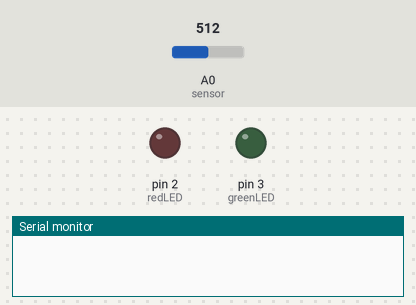
Bench run of a sketch on a simulated Arduino Uno, built with avr-gcc and run on an emulated ATmega328P. Shown: output pins drawn as LEDs (lit = HIGH), the last lines printed to the serial monitor. The test bench sets the inputs (shaded band); at power-on: A0 (sensor) = 512. Pins used as bus, display or sensor lines are not drawn.

Above: at 1.2 s.
1.3 s: A0 (sensor) set to 783
2.8 s: A0 (sensor) set to 809
At 4.0 s:
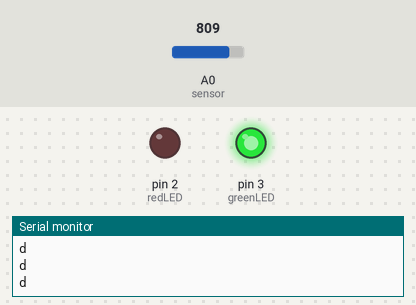
4.3 s: A0 (sensor) set to 316
5.8 s: A0 (sensor) set to 285
At 6.5 s:
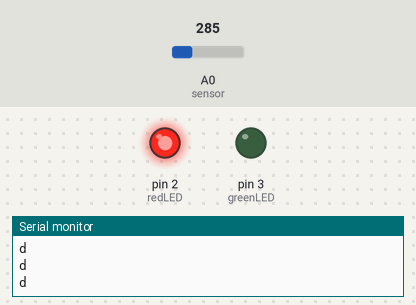
7.3 s: A0 (sensor) set to 810
At 7.6 s:
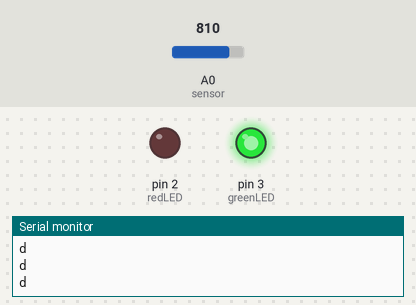
8.8 s: A0 (sensor) set to 290
At 10.1 s:
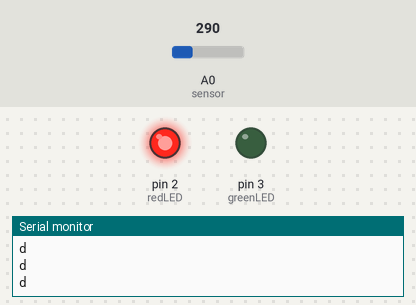
Timing chart, 0 to 11.3 s (numbered marks = the images above; inputs shaded):
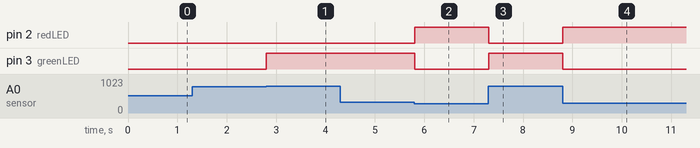

Measured:
- the behaviour switches between 800 and 801 on A0 (sensor) (found by bisection; images 0 and 1)
- the behaviour switches between 300 and 299 on A0 (sensor) (found by bisection; images 1 and 2)
- after the input at 1.3 s, every drawn part: stays the same
- after the input at 2.8 s, pin 3 (greenLED): LOW → HIGH at once
- after the input at 4.3 s, every drawn part: stays the same
- after the input at 5.8 s, pin 2 (redLED): LOW → HIGH at once; pin 3 (greenLED): HIGH → LOW at once
- after the input at 7.3 s, pin 2 (redLED): HIGH → LOW at once; pin 3 (greenLED): LOW → HIGH at once
- after the input at 8.8 s, pin 2 (redLED): LOW → HIGH at once; pin 3 (greenLED): HIGH → LOW at once

The sketch:

plant-waterer.ino.ino
```cpp
int sensor;
const int powerpin = 8;
const int delayTime = 1000;
const int redLED = 2;
const int greenLED = 3;
const int dryThreshold = 800;
const int wetThreshold = 300;
const int normal = 1000;

void setup() {
  // put your setup code here, to run once:
  Serial.begin(9600);
  pinMode(powerpin, OUTPUT);
  pinMode(redLED, OUTPUT);
  pinMode(greenLED, OUTPUT);
}

void loop() {
  // put your main code here, to run repeatedly:
  digitalWrite(powerpin, HIGH); // turn sensor on
  delay(10);
  sensor = analogRead(A0); // read sensor
  digitalWrite(powerpin, LOW);

  if (sensor > dryThreshold && sensor < normal) { // dry
    // turn green on, red off
    digitalWrite(redLED, LOW);
    digitalWrite(greenLED, HIGH);
    Serial.println('d');
  } else if (sensor < wetThreshold) { // wet
    digitalWrite(redLED, HIGH);
    digitalWrite(greenLED, LOW);
  }

}
```
